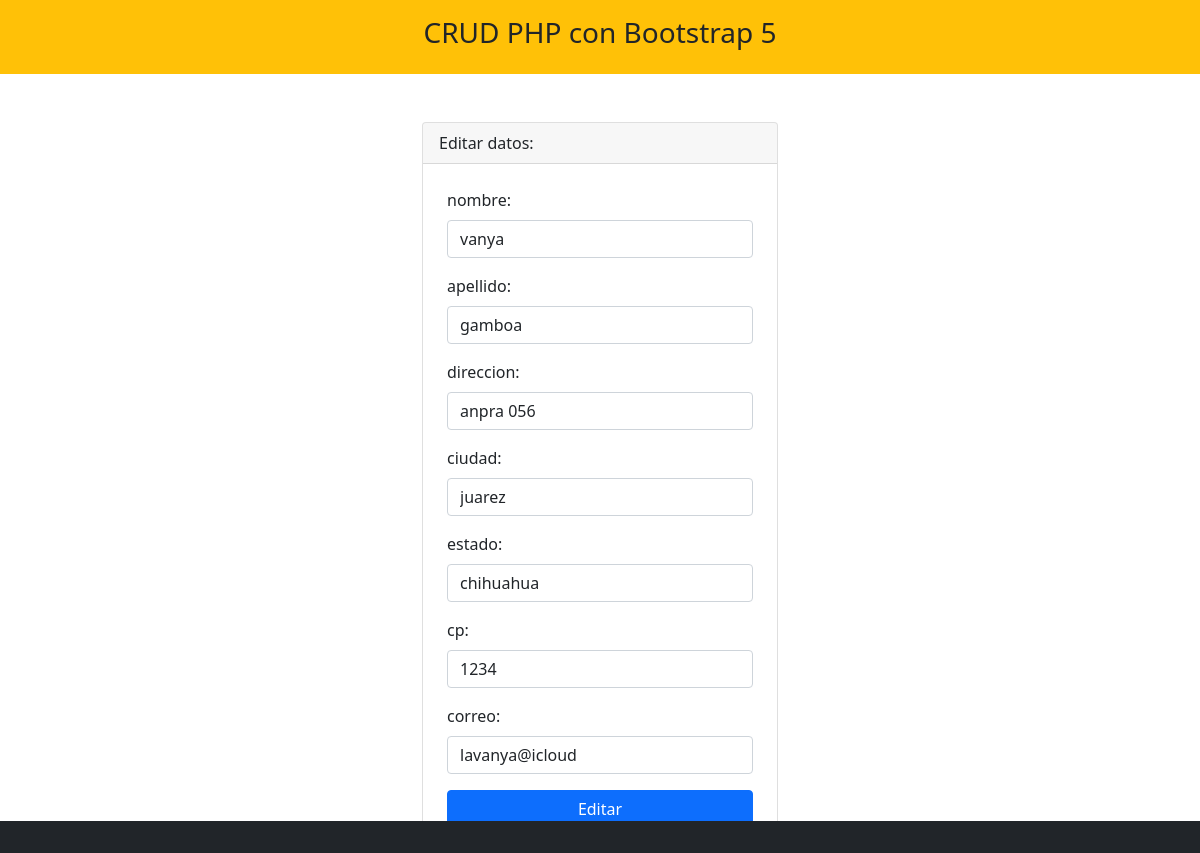
The page /editar.php?idcliente=2 on the database its author committed.
### tables this page shows
CREATE TABLE `clientes` (
  `idcliente` int(11) NOT NULL,
  `nombre` varchar(100) DEFAULT NULL,
  `apellido` varchar(100) DEFAULT NULL,
  `direccion` varchar(20) DEFAULT NULL,
  `ciudad` varchar(100) DEFAULT NULL,
  `estado` varchar(100) DEFAULT NULL,
  `cp` varchar(100) DEFAULT NULL,
  `correo` varchar(100) DEFAULT NULL
);

### editar.php (the view, shortened to what this page needs)
<?php include 'template/header.php' ?>
<?php
    include_once 'model/conexion.php';
    $idcliente = $_GET['idcliente'];
    $sentencia = $bd->prepare("select * from clientes where idcliente = ?;");
    $sentencia->execute([$idcliente]);
    $clientes = $sentencia->fetch(PDO::FETCH_OBJ);
?>
<div class="container mt-5">
    <div class="row justify-content-center">
        <div class="col-md-4">
            <div class="card">
                <div class="card-header">
                    Editar datos:
                </div>
                <form class="p-4" method="POST" action="editarProceso.php">
                    <div class="mb-3">
                        <label class="form-label">nombre: </label>
                        <input type="text" class="form-control" name="txtnombre" required
                        value="<?php echo $clientes->nombre; ?>">
                    </div>
                    <div class="mb-3">
                        <label class="form-label">apellido: </label>
                        <input type="text" class="form-control" name="txtapellido" autofocus required
                        value="<?php echo $clientes->apellido; ?>">
                    </div>
                    <div class="mb-3">
                        <label class="form-label">direccion: </label>
                        <input type="text" class="form-control" name="txtdireccion" autofocus required
                        value="<?php echo $clientes->direccion; ?>">
                    </div>
                    <div class="mb-3">
                        <label class="form-label">ciudad: </label>
                        <input type="text" class="form-control" name="txtciudad" autofocus required
                        value="<?php echo $clientes->ciudad; ?>">
                    </div>
                    <div class="mb-3">
                        <label class="form-label">estado: </label>
                        <input type="text" class="form-control" name="txtestado" autofocus required
                        value="<?php echo $clientes->estado; ?>">
                    </div>
                    <div class="mb-3">
                        <label class="form-label">cp: </label>
                        <input type="text" class="form-control" name="txtcp" autofocus required
                        value="<?php echo $clientes->cp; ?>">
                    </div>
                    <div class="mb-3">
                        <label class="form-label">correo: </label>
                        <input type="text" class="form-control" name="txtcorreo" autofocus required
                        value="<?php echo $clientes->correo; ?>">
                    </div>
                    <div class="d-grid">
                        <input type="submit" class="btn btn-primary" value="Editar">
                    </div>
                </form>
            </div>
        </div>
    </div>
</div>
<?php include 'template/footer.php' ?>

### rows shown on the page
clientes: txtnombre "vanya", txtapellido "gamboa", txtdireccion "anpra 056", txtciudad "juarez", txtestado "chihuahua", txtcp "1234", txtcorreo "lavanya@icloud"
